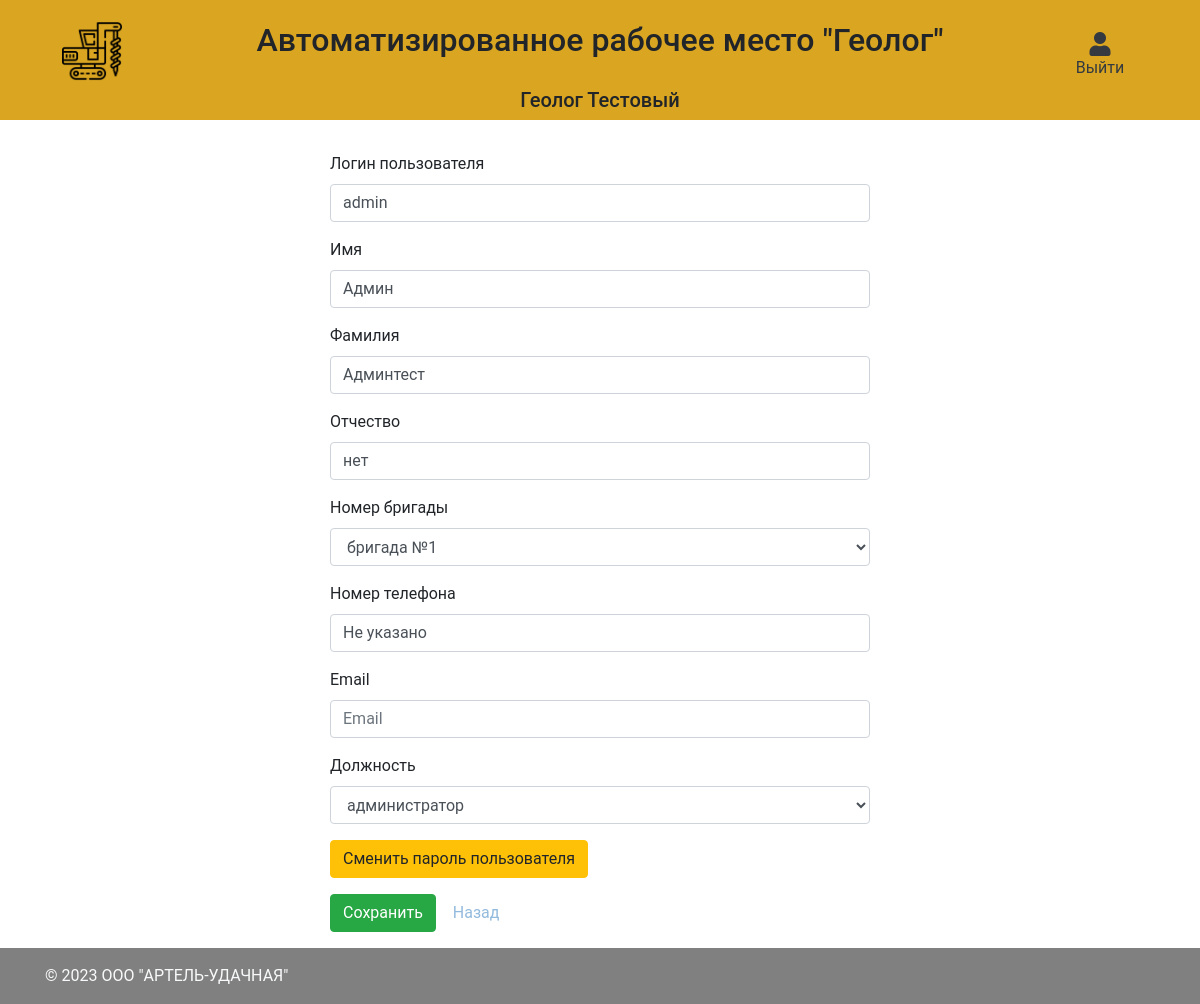
The app's page /users/edit/1 (signed in) with its own data.
### main/models.py (models this page shows, shortened)
class CustomUser(AbstractBaseUser, PermissionsMixin):
    username = models.CharField("Логин пользователя", max_length=50, unique=True)
    first_name = models.CharField("Имя", max_length=50)
    last_name = models.CharField("Фамилия", max_length=50)
    patronymic = models.CharField("Отчество", max_length=50, default="нет")
    team = models.ForeignKey(Team, verbose_name="Номер бригады", on_delete=models.CASCADE, null=True)
    phone_number = models.CharField("Номер телефона", max_length=50, default="Не указано")
    email = models.EmailField(verbose_name="Email", max_length=255, unique=True, blank=True, null=True)
    role = models.ForeignKey(Role, on_delete=models.CASCADE, verbose_name="Должность")
    is_superuser = models.BooleanField(default=False)
    is_active = models.BooleanField(default=True)
    is_admin = models.BooleanField(default=False)
    objects = CustomUserManager()
    created_at = models.DateTimeField("Дата создания", auto_now_add=True)
    updated_at = models.DateTimeField("Дата обновления", auto_now=True)
    USERNAME_FIELD = 'username'
    REQUIRED_FIELDS = ['password']
    class Meta:
        verbose_name = "Пользователь"
        verbose_name_plural = "Пользователи"

### main/views.py (the view)
# urls.py: path('users/edit/<int:pk>', views.CustomUserEditView.as_view(), name='users_edit'),
class CustomUserEditView(LoginRequiredMixin, UpdateView):
    template_name = "main/users/edit.html"
    model = models.CustomUser
    form_class = forms.CustomUserUpdateForm
    success_url = "/main_menu?target=users"

### main/forms.py
class CustomUserUpdateForm(forms.ModelForm):
    class Meta:
        model = models.CustomUser
        fields = (
            'username',
            'first_name',
            'last_name',
            'patronymic',
            'team',
            'phone_number',
            'email',
            'role',
        )

### main/models.py (called while the page is built)
    def __str__(self):
        return self.title

    def __str__(self):
        return self.name

### templates/main/users/edit.html (shortened to what this page needs)
{% extends "layout.html" %}
{% block content %}
{% load widget_tweaks %}
    <div class="col-12">
        <div class="row justify-content-center">
        <div class="col-md-6">
            <form method="post">
                {% for field in form.visible_fields %}
                    <div class="form-group">
                        <label for="{{ field.id_for_label }}">{{ field.label }}</label>
                        {% render_field field class="form-control" placeholder=field.label %}
                    </div>
                {% endfor %}
                <div class="form-group">
                    <a href="/users/edit/password/{{ object.id }}" class="btn btn-warning">Сменить пароль пользователя</a>
                </div>
                <div class="form-group">
                    <button type="submit" class="btn btn-success">
                     Сохранить
                    </button>
                    <a href="/main_menu?target=users" class="btn btn-default">Назад</a>
                </div>
            </form>
        </div>
        </div>
    </div>
{% endblock %}

### templates/layout.html (shortened to what this page needs)
<html lang="en">
    <head>
        <link rel="stylesheet" href="https://maxcdn.bootstrapcdn.com/bootstrap/4.0.0/css/bootstrap.min.css">
        <link rel="stylesheet" href="https://cdnjs.cloudflare.com/ajax/libs/font-awesome/5.15.4/css/all.min.css" />
        <link rel="stylesheet" href="/static/css/main.css" />
    </head>
    <body class="d-flex flex-column min-vh-100">
      <div class="container-fluid navbar-light bg-navbar-main">
        <div class="row">
            <div class="col-12 col-lg-2 text-center mt-3">
              <a href="/"><img class="img-fluid navbar-brand" src="/static/images/navbar_brand.png"></a>
            </div>
            <div class="col-12 col-lg-8 justify-content-center d-flex align-items-center">
              <h2>Автоматизированное рабочее место "Геолог"</h2>
            </div>
            <div class="col-12 col-lg-2 text-center mt-3">
              <ul class="d-none d-lg-block navbar-nav mr-auto mt-2 ml-3 ml-md-0 mt-lg-0 justify-content-center">
                {% if request.user.is_authenticated %}
                  <li class="nav-item dropdown">
                    <a class="nav-link d-flex flex-column text-dark mt-2" href="/logout">
                      <i class="fa fa-user" aria-hidden="true" style="font-size: 24px;"></i> Выйти
                    </a>
                  </li>
                {% else %}
                  {% comment %} <li class="nav-item m-lg-0">
                    <i class="fa fa-user" aria-hidden="true" style="font-size: 24px;">Войти</i>
                  </li> {% endcomment %}
                {% endif %}
              </ul>
            </div>
            <div class="col-12 col-lg-12 justify-content-center d-flex align-items-center">
              <h5 class="text-center">
                {% if request.user.is_authenticated %}
                  {{ request.user.first_name }} {{ request.user.last_name }}
                {% else %}
                  {% comment %} <li class="nav-item m-lg-0">
                    <i class="fa fa-user" aria-hidden="true" style="font-size: 24px;">Войти</i>
                  </li> {% endcomment %}
                {% endif %}
              </h5>
            </div>
        </div>
      </div>
      <div class="container mt-4">
          <div class="row">
              {% block content %}{% endblock %}
          </div>
      </div>
      <footer class="mt-auto py-3" style="background-color: #808080">
        <div class="container">
          <span class="text-light">© 2023 OOO "АРТЕЛЬ-УДАЧНАЯ"</span>
        </div>
      </footer>
    </body>
</html>

### static/css/main.css (style rules this page uses)
body { font-family: "Roboto", sans-serif; height: 100vh; }
.bg-navbar-main { background-color: #DAA520; }
a { color: #92badd; display:inline-block; text-decoration: none; font-weight: 400; }
.navbar-brand { width: 35%!important; }

### records on screen
CustomUser: user.first_name "Геолог", user.last_name "Тестовый"
CustomUser: username "admin" "Админ" "Админтест" "нет" "бригада №1" "Не указано" "администратор"

### other values on screen
{{ field.label }} "Логин пользователя" "Имя" "Фамилия" "Отчество" "Номер бригады" "Номер телефона" "Email" "Должность"
